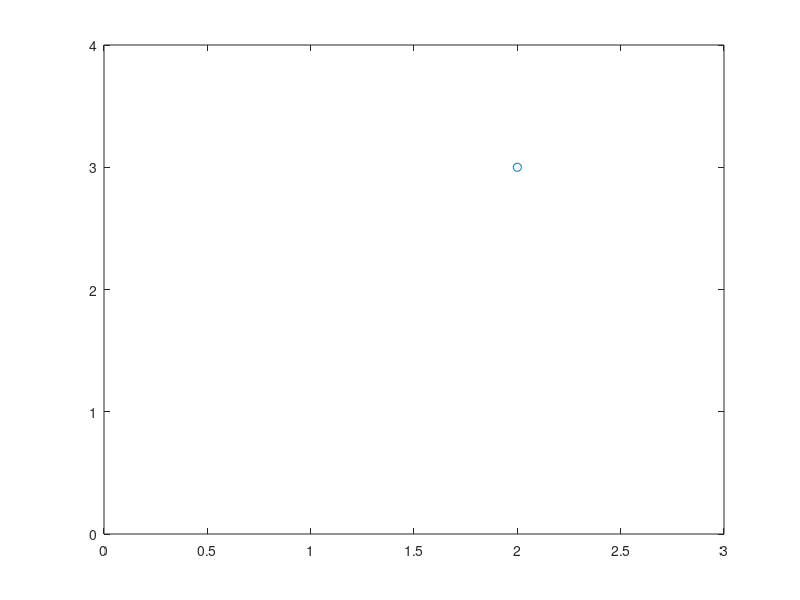

This chart was generated by the following MATLAB code:
% Creation of vectors and matrices -- ECE 8 Fall 2022 Lecture 3
clear all;
close all;
clc

% define a 2D position vector
p_x = 2; % x component of the vector
p_y = 3; % y component of the vector
p = [p_x;p_y] % defines p vector as a column vector

% plot p
plot(p_x,p_y,'o') % plots p_y vs p_x with the marker o
axis([0 3 0 4]) % adjust the x axis to the range [0,3] and the y axis to the range [0,4]

% Back to the suggested exercise after Lecture 2

% Pick initial position 
p_x0 = 2;
p_y0 = 3;
p_0 = [p_x0;p_y0]; % position vector at time 1


% Suppose that the new position is generated by
% p^new_x = p_x + u_x
% p^new_y = p_y + u_y

u_x0 = 1; % pick the command input value for x
p_x1 = p_x0 + u_x0; % calculate new x position

u_y0 = 1;  % pick the command input value for y
p_y1 = p_y0 + u_y0; % calculate new y position

p_1 = [p_x1;p_y1]; % position vector at time 1

u_x1 = 3; % pick the command input value for x
p_x2 = p_x1 + u_x1; % calculate new x position

u_y1 = 0;  % pick the command input value for y
p_y2 = p_y1 + u_y1; % calculate new y position

p_2 = [p_x2;p_y2]; % position vector at time 1

% define a matrix collecting all of these data points
p_data = [p_0,p_1,p_2];

% Plot p_data
